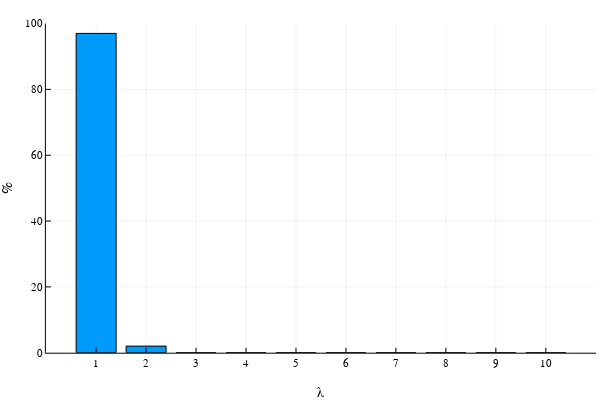

The notebook cell this image was saved under:
### Code cell
plot_eigen(Λ)

### Figure 1 — Plotly figure (JSON) as saved in the notebook; plotly's stock layout.template omitted (floating-point values rounded to 4 significant figures)
{"data": [{"fill": "tozeroy", "fillcolor": "rgba(0, 154, 250, 1.000)", "hoverinfo": "text", "legendgroup": "y1", "line": {"color": "rgba(0, 0, 0, 1.000)", "dash": "solid", "width": 1}, "mode": "lines", "name": "y1", "showlegend": true, "text": 97, "type": "scatter", "x": [0.6, 0.6, 1.4, 1.4, 0.6, 0.6], "xaxis": "x1", "y": [97, 0, 0, 97, 97, 97], "yaxis": "y1"}, {"fill": "tozeroy", "fillcolor": "rgba(0, 154, 250, 1.000)", "hoverinfo": "text", "legendgroup": "y1", "line": {"color": "rgba(0, 0, 0, 1.000)", "dash": "solid", "width": 1}, "mode": "lines", "name": "y1", "showlegend": false, "text": 97, "type": "scatter", "x": [1.6, 1.6, 2.4, 2.4, 1.6, 1.6], "xaxis": "x1", "y": [2, 0, 0, 2, 2, 2], "yaxis": "y1"}, {"fill": "tozeroy", "fillcolor": "rgba(0, 154, 250, 1.000)", "hoverinfo": "text", "legendgroup": "y1", "line": {"color": "rgba(0, 0, 0, 1.000)", "dash": "solid", "width": 1}, "mode": "lines", "name": "y1", "showlegend": false, "text": 97, "type": "scatter", "x": [2.6, 2.6, 3.4, 3.4, 2.6, 2.6], "xaxis": "x1", "y": [0, 0, 0, 0, 0, 0], "yaxis": "y1"}, {"fill": "tozeroy", "fillcolor": "rgba(0, 154, 250, 1.000)", "hoverinfo": "text", "legendgroup": "y1", "line": {"color": "rgba(0, 0, 0, 1.000)", "dash": "solid", "width": 1}, "mode": "lines", "name": "y1", "showlegend": false, "text": 97, "type": "scatter", "x": [3.6, 3.6, 4.4, 4.4, 3.6, 3.6], "xaxis": "x1", "y": [0, 0, 0, 0, 0, 0], "yaxis": "y1"}, {"fill": "tozeroy", "fillcolor": "rgba(0, 154, 250, 1.000)", "hoverinfo": "text", "legendgroup": "y1", "line": {"color": "rgba(0, 0, 0, 1.000)", "dash": "solid", "width": 1}, "mode": "lines", "name": "y1", "showlegend": false, "text": 97, "type": "scatter", "x": [4.6, 4.6, 5.4, 5.4, 4.6, 4.6], "xaxis": "x1", "y": [0, 0, 0, 0, 0, 0], "yaxis": "y1"}, {"fill": "tozeroy", "fillcolor": "rgba(0, 154, 250, 1.000)", "hoverinfo": "text", "legendgroup": "y1", "line": {"color": "rgba(0, 0, 0, 1.000)", "dash": "solid", "width": 1}, "mode": "lines", "name": "y1", "showlegend": false, "text": 97, "type": "scatter", "x": [5.6, 5.6, 6.4, 6.4, 5.6, 5.6], "xaxis": "x1", "y": [0, 0, 0, 0, 0, 0], "yaxis": "y1"}, {"fill": "tozeroy", "fillcolor": "rgba(0, 154, 250, 1.000)", "hoverinfo": "text", "legendgroup": "y1", "line": {"color": "rgba(0, 0, 0, 1.000)", "dash": "solid", "width": 1}, "mode": "lines", "name": "y1", "showlegend": false, "text": 97, "type": "scatter", "x": [6.6, 6.6, 7.4, 7.4, 6.6, 6.6], "xaxis": "x1", "y": [0, 0, 0, 0, 0, 0], "yaxis": "y1"}, {"fill": "tozeroy", "fillcolor": "rgba(0, 154, 250, 1.000)", "hoverinfo": "text", "legendgroup": "y1", "line": {"color": "rgba(0, 0, 0, 1.000)", "dash": "solid", "width": 1}, "mode": "lines", "name": "y1", "showlegend": false, "text": 97, "type": "scatter", "x": [7.6, 7.6, 8.4, 8.4, 7.6, 7.6], "xaxis": "x1", "y": [0, 0, 0, 0, 0, 0], "yaxis": "y1"}, {"fill": "tozeroy", "fillcolor": "rgba(0, 154, 250, 1.000)", "hoverinfo": "text", "legendgroup": "y1", "line": {"color": "rgba(0, 0, 0, 1.000)", "dash": "solid", "width": 1}, "mode": "lines", "name": "y1", "showlegend": false, "text": 97, "type": "scatter", "x": [8.6, 8.6, 9.4, 9.4, 8.6, 8.6], "xaxis": "x1", "y": [0, 0, 0, 0, 0, 0], "yaxis": "y1"}, {"fill": "tozeroy", "fillcolor": "rgba(0, 154, 250, 1.000)", "hoverinfo": "text", "legendgroup": "y1", "line": {"color": "rgba(0, 0, 0, 1.000)", "dash": "solid", "width": 1}, "mode": "lines", "name": "y1", "showlegend": false, "text": 97, "type": "scatter", "x": [9.6, 9.6, 10.4, 10.4, 9.6, 9.6], "xaxis": "x1", "y": [0, 0, 0, 0, 0, 0], "yaxis": "y1"}, {"colorbar": {"len": 0.9143, "title": "", "x": 0.9934, "y": 0.533}, "hoverinfo": "text", "legendgroup": "y1", "marker": {"color": "rgba(0, 154, 250, 0.000)", "line": {"color": "rgba(0, 0, 0, 0.000)", "width": 1}, "size": 0, "symbol": "circle"}, "mode": "markers", "name": "y1", "showlegend": false, "text": [97, 2, 0, 0, 0, 0, 0, 0, 0, 0], "type": "scatter", "x": [1, 2, 3, 4, 5, 6, 7, 8, 9, 10], "xaxis": "x", "y": [97, 2, 0, 0, 0, 0, 0, 0, 0, 0], "yaxis": "y"}], "layout": {"annotations": [], "height": 400, "margin": {"b": 20, "l": 0, "r": 0, "t": 20}, "paper_bgcolor": "rgba(255, 255, 255, 1.000)", "plot_bgcolor": "rgba(255, 255, 255, 1.000)", "showlegend": false, "width": 600, "xaxis": {"anchor": "y", "domain": [0.07647, 0.9934], "gridcolor": "rgba(0, 0, 0, 0.100)", "gridwidth": 0.5, "linecolor": "rgba(0, 0, 0, 1.000)", "mirror": false, "range": [-0.00564, 11.01], "showgrid": true, "showline": true, "showticklabels": true, "tickangle": 0, "tickcolor": "rgb(0, 0, 0)", "tickfont": {"color": "rgba(0, 0, 0, 1.000)", "family": "sans-serif", "size": 11}, "tickmode": "array", "ticks": "inside", "ticktext": ["1", "2", "3", "4", "5", "6", "7", "8", "9", "10"], "tickvals": [1, 2, 3, 4, 5, 6, 7, 8, 9, 10], "title": "λ", "titlefont": {"color": "rgba(0, 0, 0, 1.000)", "family": "sans-serif", "size": 15}, "type": "-", "visible": true, "zeroline": false, "zerolinecolor": "rgba(0, 0, 0, 1.000)"}, "yaxis": {"anchor": "x", "domain": [0.07581, 0.9902], "gridcolor": "rgba(0, 0, 0, 0.100)", "gridwidth": 0.5, "linecolor": "rgba(0, 0, 0, 1.000)", "mirror": false, "range": [0, 100], "showgrid": true, "showline": true, "showticklabels": true, "tickangle": 0, "tickcolor": "rgb(0, 0, 0)", "tickfont": {"color": "rgba(0, 0, 0, 1.000)", "family": "sans-serif", "size": 11}, "tickmode": "array", "ticks": "inside", "ticktext": ["0", "20", "40", "60", "80", "100"], "tickvals": [0, 20, 40, 60, 80, 100], "title": "%", "titlefont": {"color": "rgba(0, 0, 0, 1.000)", "family": "sans-serif", "size": 15}, "type": "-", "visible": true, "zeroline": false, "zerolinecolor": "rgba(0, 0, 0, 1.000)"}}}
